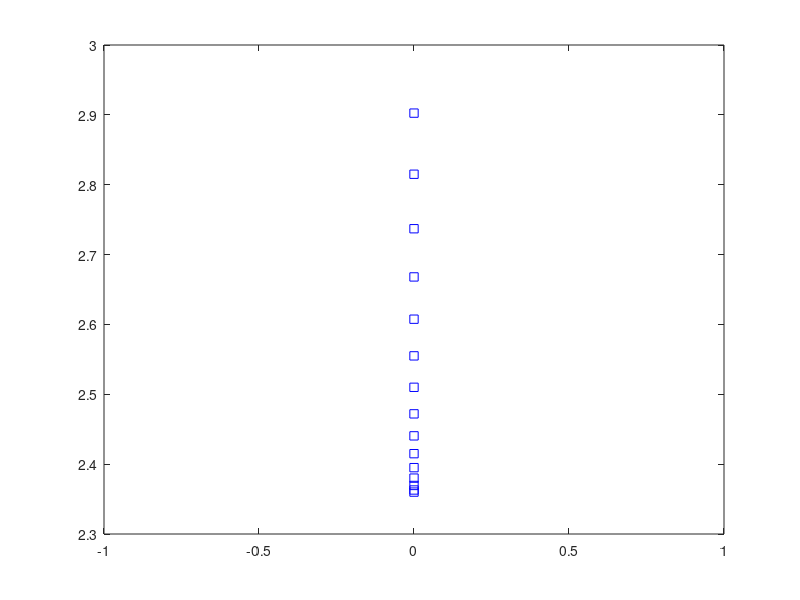

This chart was generated by the following MATLAB code:
# CS 131: Numerical Methods
# Programming Exercise 2.3: I am Willing to Weight

N = 15;
k(1:N) = 10000;
W = zeros(15, 1); W(1, 1) = 100;
K = zeros(15, 15);
for i = 2:N
  W(i,1) = W(i-1,1) - 5;
end
for i = 1:N
  K(i, i) = k(i);
  if (i > 1)
    K(i, i-1) = -k(i);
  endif
  if (i < N)
    K(i, i+1) = -k(i+1);
    K(i, i) = K(i, i) + k(i+1);
  endif
end

for i = 1:N
  if (i > 1)
    K(i:N,i:N) = K(i:N,i:N) - K(i:N,i-1)*K(i:N,i-1)';
  endif
  if (K(i, i) < 0)
    K(i, i) = K(i, i)*-1;
  endif
  K(i, i) = sqrt(K(i, i));
  K(i+1:N,i) = K(i+1:N,i)/K(i, i);
  K(i,i+1:N) = 0;
end

#disp(K);

x = (K*K')\W;
plot(zeros(15,1),3-x,'bs')